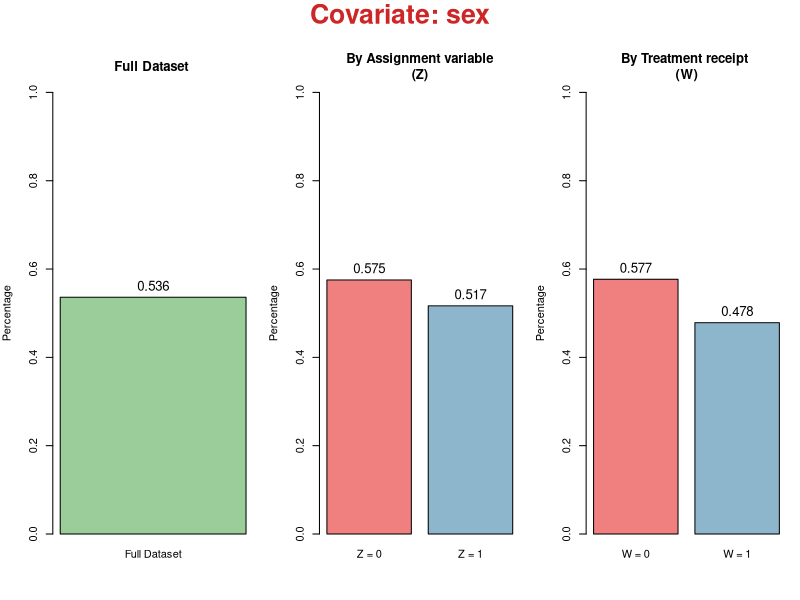
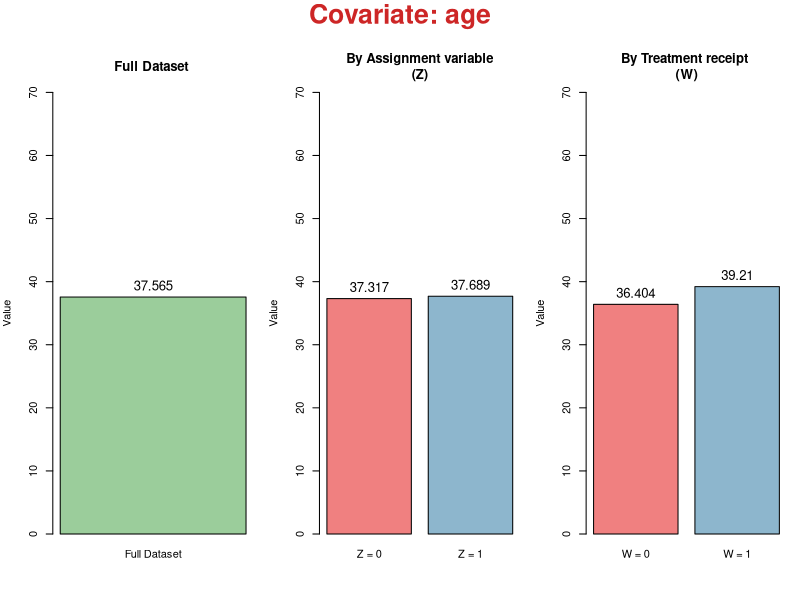
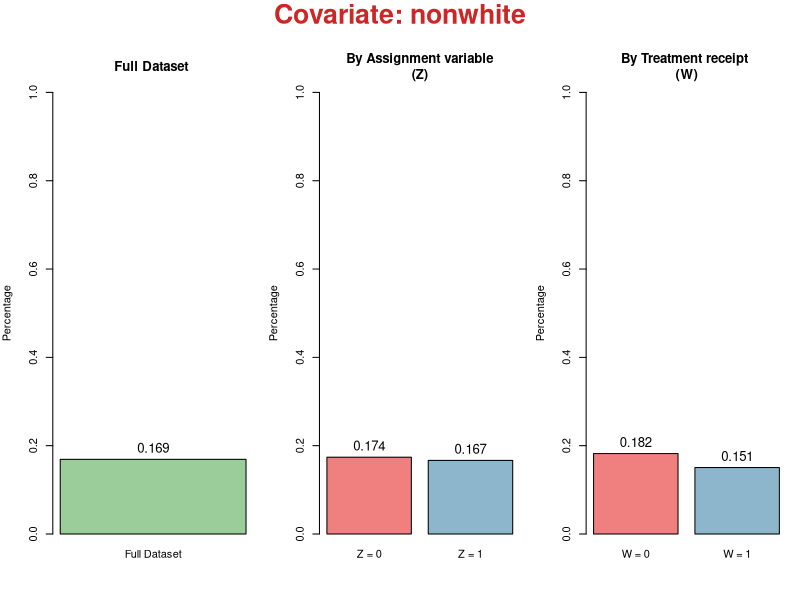
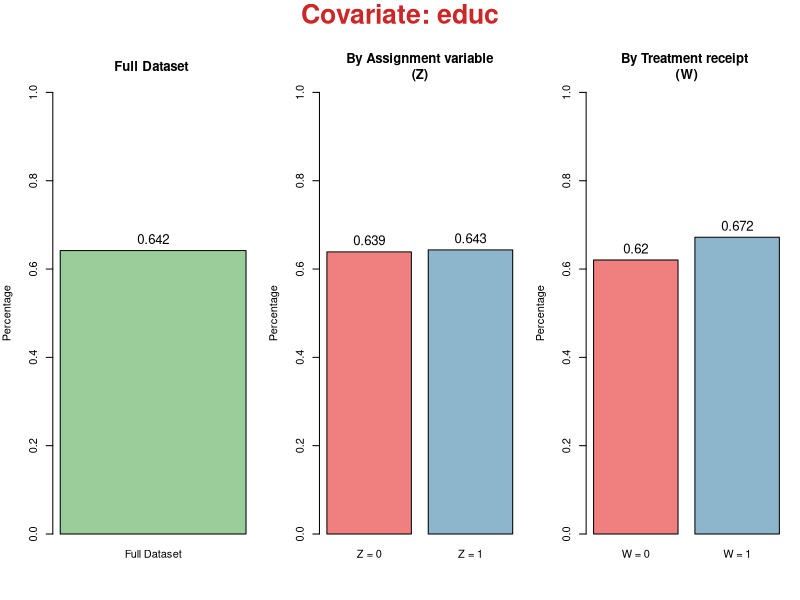
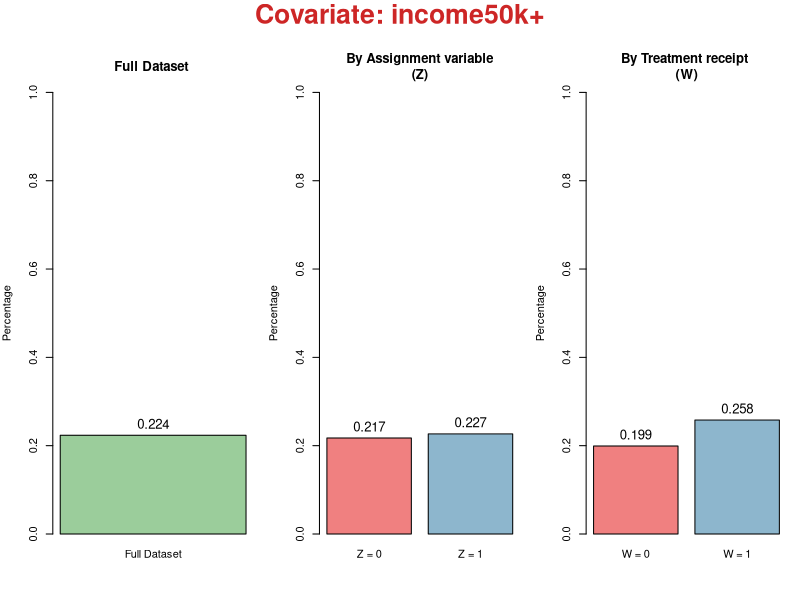
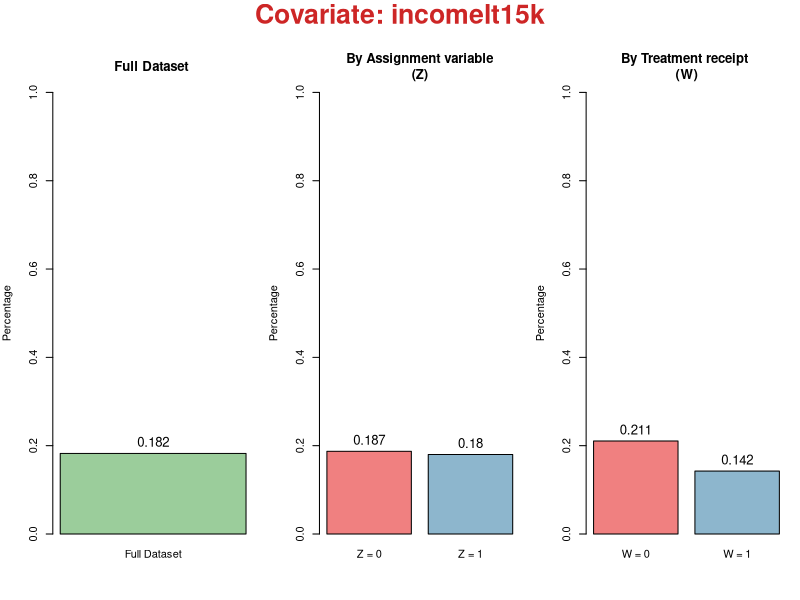
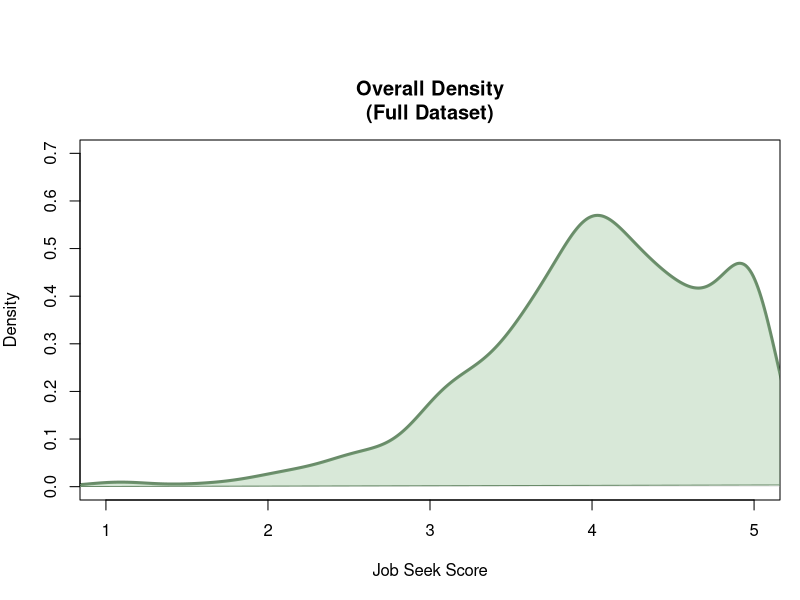
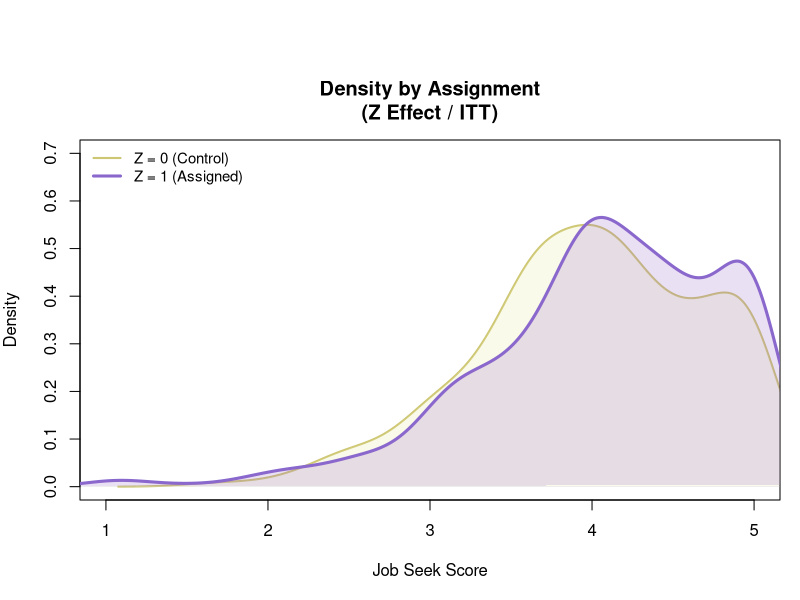

Write the R code that produced these figures, in order. (Note: this script raises an error after producing the figures.)
# Causal Inference
# Nathan Acciai
# Final Project

#covariates age, married, nonwithe, educ, income,depress_pre

#assignement variable z

#Treatment receipt indicators

#outcome variable job_seek 
library(ggplot2)
library(tidyr)
library(dplyr)
library(glue)

setwd("Mattei_Causal_inference/Assignement_Final")
data <- read.table("JobsII.txt", header=TRUE, sep =" ")
n_total <- nrow(data)
n_treated <- table(data$w)
n_treated

# ex 1-3
#check for non-compliance problem, that dimostrate we have one-side non compliance problem 
table(data$z, data$w)

#Trasform categorical variable Incom in a dummy variable for each category
data$income <- as.factor(data$income)
dummy_income <- model.matrix(~ income - 1, data = data)
dati_completi <- cbind(data, dummy_income)
dati_completi

#Going to calculate the mean of each variable in full daatset
variables_name_for_mean <-setdiff(colnames(dati_completi),"income")
#full dataset mean
full_dataset_mean <- colMeans(dati_completi[, variables_name_for_mean], na.rm= TRUE)
#subsample mean for w
mean_for_w <- aggregate(dati_completi[, variables_name_for_mean], by = list(W = dati_completi$w), FUN = mean, na.rm = TRUE)
#subsample mean for z
mean_for_z <- aggregate(dati_completi[, variables_name_for_mean], by = list(Z = dati_completi$z), FUN = mean, na.rm = TRUE)

#we defined the covariates that are important to show how the treatment receipt is unbalanced now we go to show some plots for this 
covariate_unbalanced<-c("sex","age", "nonwhite", "educ","income50k+","incomelt15k")
plot_unbalanced_covariates <-function(full_dataset,w_dataset, z_dataset, name_covariate){
  par(mfrow = c(1, 3), mar = c(5, 4, 4, 1), oma = c(0, 0, 3, 0))
  
  
  col_z_w <- c("0" = "lightcoral", "1" = "lightskyblue3")
  y_label<- "Percentage"
  y_range <- c(0, 1)
  if(name_covariate=="age"){
    y_label<- "Value"
    y_range <- c(0,70)
  }
  
  val_full_dataset <- full_dataset[[name_covariate]]
  bp1 <- barplot(val_full_dataset, 
                 names.arg = "Full Dataset", 
                 col = "darkseagreen3", 
                 ylim = y_range, 
                 ylab = y_label,
                 main = glue("Full Dataset "))
  text(x = bp1, y = val_full_dataset, labels = round(val_full_dataset, 3), pos = 3, cex = 1.2)
  
  z_values <- z_dataset[order(z_dataset$Z), name_covariate]
  bp3 <- barplot(z_values, 
                 names.arg = c("Z = 0", "Z = 1"), 
                 col = col_z_w, 
                 ylim = y_range, 
                 ylab = y_label,
                 main = "By Assignment variable\n(Z)")
  text(x = bp3, y = z_values, labels = round(z_values, 3), pos = 3, cex = 1.2)
  
  
  w_values <- w_dataset[order(w_dataset$W), name_covariate]
  bp2 <- barplot(w_values, 
                 names.arg = c("W = 0", "W = 1"), 
                 col = col_z_w , 
                 ylim = y_range, 
                 ylab = y_label,
                 main = "By Treatment receipt \n(W)")
  text(x = bp2, y = w_values, labels = round(w_values, 3), pos = 3, cex = 1.2)
  

  
  
  mtext(glue::glue("Covariate: {name_covariate}"),
        outer = TRUE,
        col = "firebrick3",   
        cex = 1.6,            
        font = 2,             
        line = 1)             
  
  par(mfrow = c(1, 1))
}
for ( cov in covariate_unbalanced){
  plot_unbalanced_covariates(full_dataset_mean,mean_for_w,mean_for_z,cov)
}
plot_density_outcome <- function(data){
  xlim_val <- c(1, 5)
  
  # Calcoliamo la densità empirica
  dens_full <- density(data$job_seek, na.rm = TRUE)
  y_range <- c(0,0.7)
  # Disegniamo la curva di probabilità
  plot(dens_full, 
       xlim = xlim_val, 
       main = "Overall Density\n(Full Dataset)", 
       xlab = "Job Seek Score", 
       ylab = "Density", 
       ylim = y_range,
       col = "darkseagreen4", 
       lwd = 3)
  # Riempiamo la curva con un colore trasparente per estetica
  polygon(dens_full, col = rgb(0.5, 0.7, 0.5, 0.3), border = "darkseagreen4")
  
  
  dens_z0 <- density(data$job_seek[data$z == 0], na.rm = TRUE)
  dens_z1 <- density(data$job_seek[data$z == 1], na.rm = TRUE)
  
  
  plot(dens_z0, 
       xlim = xlim_val, 
       main = "Density by Assignment\n(Z Effect / ITT)", 
       xlab = "Job Seek Score", 
       ylab = "Density", 
       ylim = y_range,
       col = "khaki3", 
       lwd = 2)
  polygon(dens_z0, col = rgb(0.9, 0.9, 0.6, 0.2), border = NA)
  
  
  lines(dens_z1, col = "mediumpurple3", lwd = 3)
  polygon(dens_z1, col = rgb(0.6, 0.4, 0.8, 0.2), border = NA)
  
  
  legend("topleft", legend = c("Z = 0 (Control)", "Z = 1 (Assigned)"), 
         col = c("khaki3", "mediumpurple3"), lwd = c(2, 3), bty = "n", cex = 0.9)
  

  dens_w0 <- density(data$job_seek[data$w == 0], na.rm = TRUE)
  dens_w1 <- density(data$job_seek[data$w == 1], na.rm = TRUE)
  
  
  plot(dens_w0, 
       xlim = xlim_val, 
       main = "Density by Participation\n(W Effect / Naive)", 
       xlab = "Job Seek Score", 
       ylab = "Density", 
       ylim = y_range,
       col = "lightcoral", 
       lwd = 2)
  polygon(dens_w0, col = rgb(0.9, 0.5, 0.5, 0.2), border = NA)
  
  
  lines(dens_w1, col = "lightskyblue4", lwd = 3)
  polygon(dens_w1, col = rgb(0.5, 0.7, 0.9, 0.2), border = NA)
  
  legend("topleft", legend = c("W = 0 (Non-Part)", "W = 1 (Participant)"), 
         col = c("lightcoral", "lightskyblue4"), lwd = c(2, 3), bty = "n", cex = 0.9)
}
plot_density_outcome(dati_completi)

#5) Estimate the overall intention-to-treat effect on the primary outcome, Y

mean_treated <- mean(data$job_seek[data$z == 1], na.rm = TRUE)
mean_control <- mean(data$job_seek[data$z == 0], na.rm = TRUE)
ITT_Y <- mean_treated - mean_control
ITT_Y

ITT_W <- with(data, mean(data$w[data$z == 1]))

# CACE
CACE <- ITT_Y / ITT_W
CACE

#now we go to estimate the standard error via delta method
Y_1 <- data$job_seek[data$z == 1]
Y_0 <- data$job_seek[data$z == 0]

W_1 <- data$w[data$z == 1]
W_0 <- data$w[data$z == 0]

n_1 <- length(Y_1)
n_0 <- length(Y_0)

#calculate the variance for the group

var_ITT_Y <- var(Y_1)/n_1 + var(Y_0)/n_0
var_ITT_W <- var(W_1)/n_1 

#calculate the covariance
cov_1 <- cov(Y_1, W_1)/n_1
cov_2 <- cov(Y_0, W_0)/n_0
Cov_ITT <- cov_1 + cov_2

Var_CACE <- (var_ITT_Y / ITT_W^2) + ITT_Y^2 / ITT_W^4 * var_ITT_W - 2 * ITT_Y/ ITT_W^3 * Cov_ITT
SE_CACE <- sqrt(Var_CACE)
SE_CACE
#calcolus of the 1-alpha confidence interval of 95% of confidence

alpha <- 0.05
z <- qnorm(1 - alpha/2)

CI_lower <- CACE - z * SE_CACE
CI_upper <- CACE + z * SE_CACE

c(CI_lower, CI_upper)

# ex 10) rember we are one-side compliance and the always-taken are 0


moment_estimator <- function(y, w, z){
  
  #proportion of type of compliance
  p_w1_z1 <- mean(w[z==1] == 1)
  # is useless beacuse we are in one side. 
  p_w1_z0 <- mean(w[z==0] == 1)
  
  pi_nt<- 1 - p_w1_z1
  pi_c <- p_w1_z1
  
  #mean in the group
  ym_nt <- mean(y[z==1 & w==0])
  #mean complers that take the treatent and mu_1c beacusa pi_at =0
  mu_1c <- mean(y[z==1 & w==1])
  
  y_z0_w0 <- mean(y[z == 0])
  
  mu_0c <- (y_z0_w0 - pi_nt * ym_nt) / pi_c
  
  cace <- mu_1c -mu_0c
  
  itt <- mean(y[z == 1]) - mean(y[z == 0])
  
  c(pi_c = pi_c, pi_nt = pi_nt,
    ym_nt = ym_nt,
    mu_1c = mu_1c, mu_0c = mu_0c,
    CACE = cace, ITT = itt)
}

point_est <- moment_estimator(data$job_seek, data$w, data$z)
print(round(point_est, 4))

#implment the boostrap function
n_boot_values <- c(2000, 10000, 50000)
N<- length(data$job_seek)

boot_mat <- matrix(NA, nrow = n_boot, ncol = length(point_est))
colnames(boot_mat) <- names(point_est)

bootstrap_func <- function(n_boot, n, boot_mat,z,w,y){
  for(b in 1:n_boot){
    idx <- sample(1:n , n, replace = TRUE)
    zb <- z[idx]; wb <- w[idx]; yb <- y[idx]
    
    #heare we put some conditions for don't have a problem in the code
    ok <- length(unique(zb)) == 2 &&
      sum(zb == 1 & wb == 0) > 0 &&   
      sum(zb == 1 & wb == 1) > 0 &&   
      mean(wb[zb == 1] == 1) > 0      
    
    if (isTRUE(ok)) {
      boot_mat[b, ] <- moment_estimator(yb, wb, zb)
    }
  }
  return(boot_mat)
}
calculate_bootstrap_for_differnt_number <-function(n_boot_values){
  boot_results <- vector("list", length(n_boot_values))
  names(boot_results) <- paste0("B_", n_boot_values)
  
  i <- 1
  for (nb in n_boot_values) {
    
    boot_results[[i]] <- bootstrap_func(
      n_boot = nb,
      n = N,
      boot_mat = matrix(NA, nrow = nb, ncol = length(point_est)),
      z = data$z,
      w = data$w,
      y = data$job_seek
    )
    
    i <- i + 1
  }
  return(boot_results)
}
bootstrap_res <- calculate_bootstrap_for_differnt_number(n_boot_values)

for (i in seq_along(bootstrap_res)) {
  
  se_boot <- apply(bootstrap_res[[i]], 2, sd, na.rm = TRUE)
  
  results <- data.frame(
    Estimate = round(point_est, 4),
    SE_boot  = round(se_boot, 4)
  )
  results$CI_lower <- round(results$Estimate - 1.96 * results$SE_boot, 4)
  results$CI_upper <- round(results$Estimate + 1.96 * results$SE_boot, 4)
  
  cat("\n============================\n")
  cat("Bootstrap set:", n_boot_values[i], "\n")
  cat("============================\n")
  
  print(results)
}
